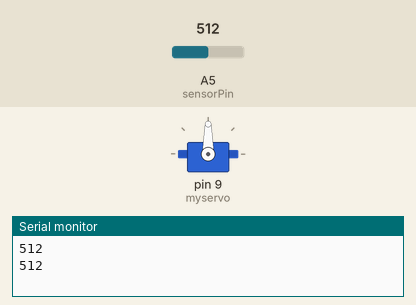
A sketch run on a simulated Arduino Uno, built with avr-gcc and run on an emulated ATmega328P. Shown: servo, the last lines printed to the serial monitor. Inputs (shaded band) come from the test bench; at power-on: A5 (sensorPin) = 512.

Above: at 1.8 s.
1.9 s: A5 (sensorPin) set to 691
3.4 s: A5 (sensorPin) set to 719
At 4.45 s:
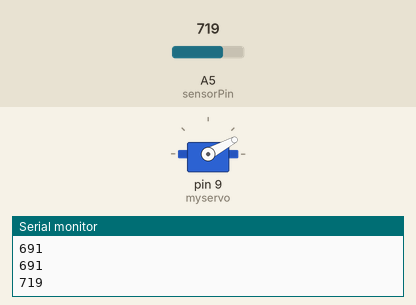
At 10.0 s:
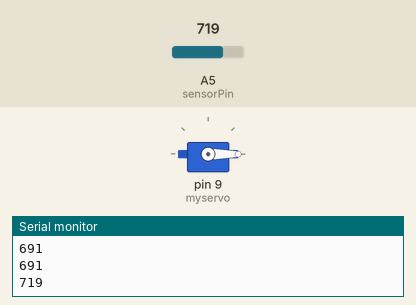
Timing chart, 0 to 12.9 s (numbered marks = the images above; inputs shaded):
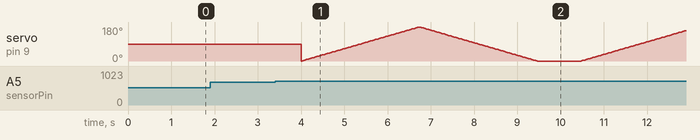

Measured:
- the behaviour switches between 700 and 701 on A5 (sensorPin) (found by bisection; images 0 and 1)

The sketch:

moisture_servo.ino
```cpp
#include<Servo.h>
Servo myservo;
int pos=0;
int sensorPin=A5;
int sensorvalue=0;

void setup() {
  // put your setup code here, to run once:
  myservo.attach(9);
  pinMode(sensorPin,INPUT);
  Serial.begin(9600);
}

void loop() {
  sensorvalue=analogRead(sensorPin);
  Serial.println(sensorvalue);
 if(sensorvalue>700)
 {
  // put your main code here, to run repeatedly:
  for(pos=0;pos<=180;pos++)
  {
    myservo.write(pos);
    delay(15);
  }
   for(pos=180;pos>=0;pos--)
  {
    myservo.write(pos);
    delay(15);
  }
 }
  delay(1000);
}
```
